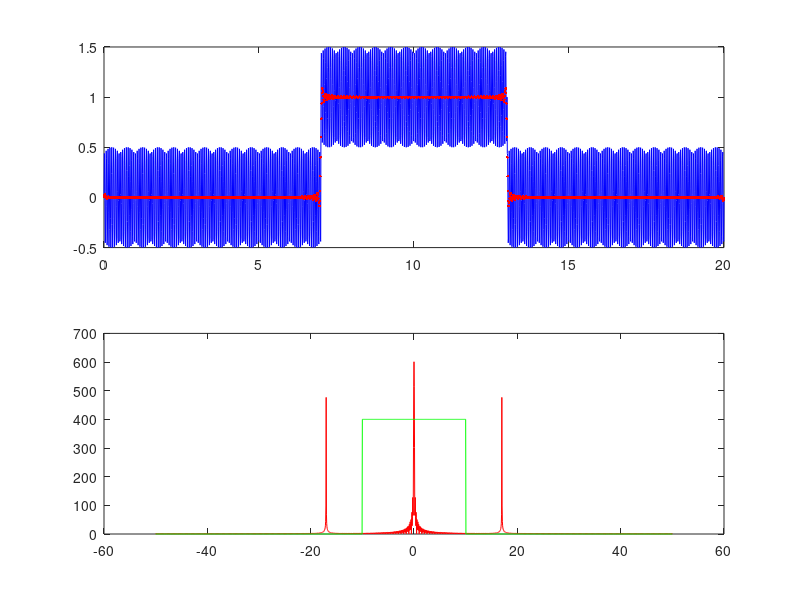

MATLAB code to generate this figure:
%% filtracja
close all; clear all; clc;
% t=0-20s, Fs=100Hz
% x - sygna³ prostok¹tny o szerokoœci 6s, srodek dla t=10, amp=1 
% plus sygna³ harmoniczny, amp=0.5, f=17Hz
 
Fs=100;
t=0:(1/Fs):20;
x1=1*(abs(t-10)<=3);
x2=0.5*sin(2*pi*t*17);
x=x1+x2;
X=fftshift(fft(x));
WA=abs(X);
f=linspace(-Fs/2,Fs/2,length(t));
LP=abs(f)<=10; %filtr, filtr zmienno przepustowy, zmienic znak na >=15 np.
x_new=ifft(ifftshift(X.*LP));
subplot(211), plot(t,x,'b',t,x_new,'.r');
subplot(212), plot(f,WA,'r',f,400*LP,'g');